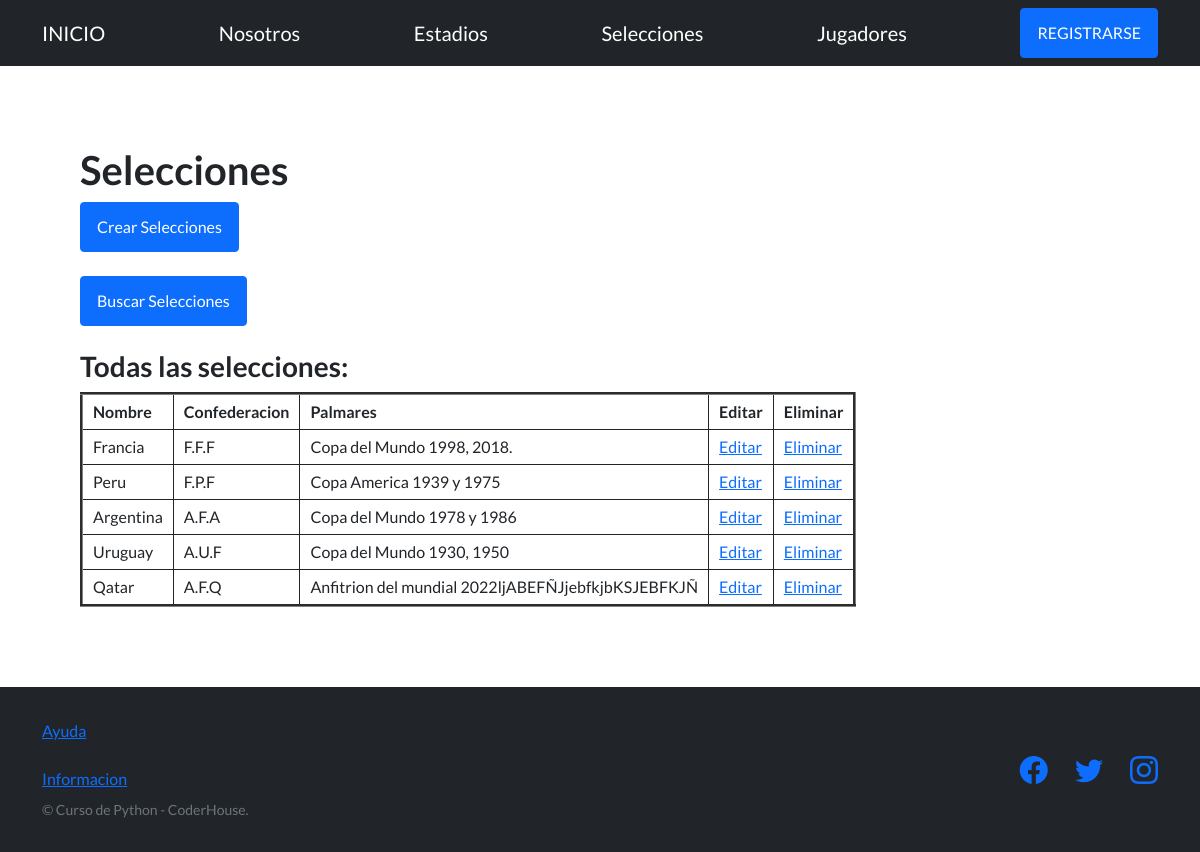
/seleciones/, run on an earlier commit of the app's database.
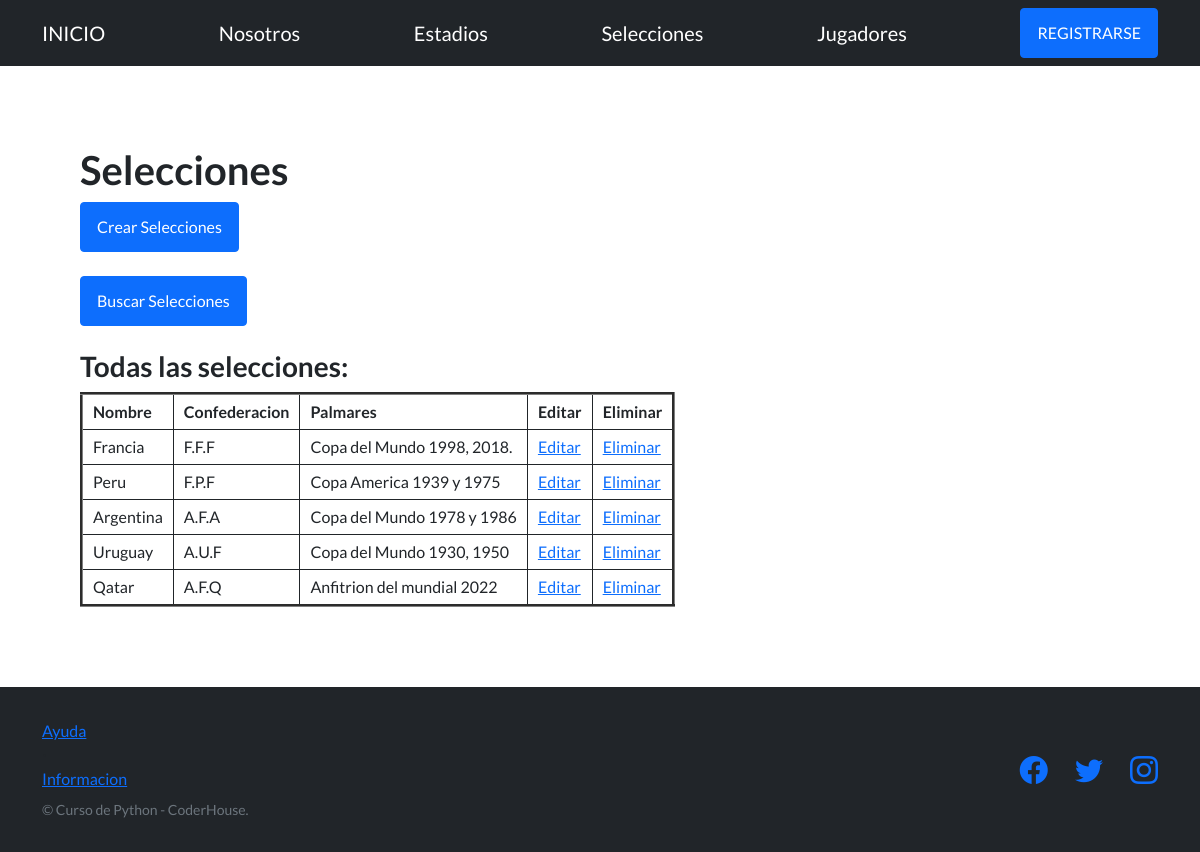
And on a later commit of the database.
### app_mundial/models.py (models this page shows, shortened)
class Selecciones(models.Model):
     nombre = models.CharField(max_length=128)
     confederacion = models.CharField(max_length=128)
     palmares = models.CharField(max_length=50)

### app_mundial/views.py (the view)
# urls.py: path('seleciones/', views.selecciones, name="selecciones"),
def selecciones(request):
      selecciones = Selecciones.objects.all()
      contexto = {"selecciones": selecciones}
      borrado = request.GET.get("borrado", None)
      return render(request, "app_mundial/selecciones.html", {"selecciones":selecciones})

### app_mundial/templates/app_mundial/selecciones.html (shortened to what this page needs)
{% extends "app_mundial/plantilla_base.html" %}
{% block contenido_base %}
<h1>Selecciones</h1>
<a href="{% url "selecciones_formulario" %}"><button type="button" class="btn btn-primary">Crear Selecciones</button></a>
<br><br>
<a href="{% url "busqueda_selecciones_form" %}"><button type="button" class="btn btn-primary">Buscar Selecciones</button></a>
<br><br>
<h3>Todas las selecciones:</h3>
<table border="3">
  <tbody>
    <tr>
        <td>
            <b>Nombre</b>
        </td>
        <td>
            <b>Confederacion</b>
        </td>
         <td>
            <b>Palmares</b>
        </td>
        <th>Editar</th>
        <th>Eliminar</th>
    </tr>
    {% for seleccion in selecciones %}
    <tr>
        <td>{{seleccion.nombre}}</td>
        <td>{{seleccion.confederacion}}</td>
        <td>{{seleccion.palmares}}</td>
        <td><a href="{% url "editar_selecciones" seleccion.id %}">Editar</a></td>
        <td><a href="{% url "eliminar_selecciones" seleccion.id %}">Eliminar</a></td>
    </tr>
    {% endfor %}
  </tbody>
</table>
{% endblock contenido_base %}

What changed in the data, as far as the page shows it:
changed Selecciones "Qatar": palmares "Anfitrion del mundial 2022ljABEFÑJjebfkjbKSJEBFKJÑ" → "Anfitrion del mundial 2022"
